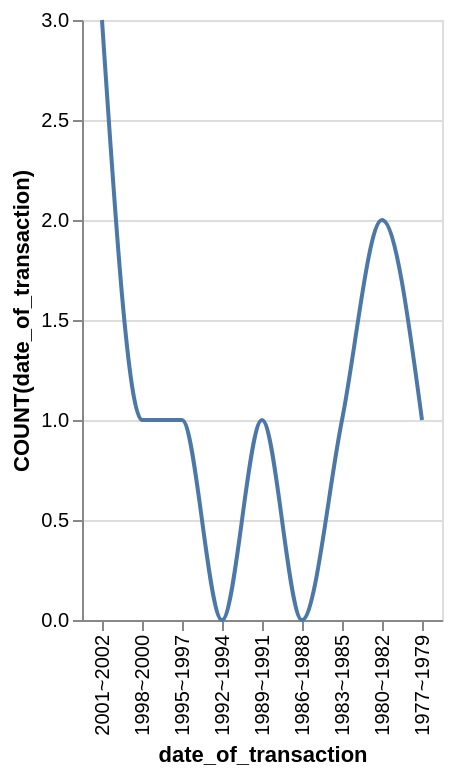

This figure's Vega-Lite source:
### Vega-Lite specification from a JSON file in a GitHub repository (floating-point values rounded to 4 significant figures)
{"data": {"values": [{"x_data": "2001~2002", "y_data": 3}, {"x_data": "1998~2000", "y_data": 1}, {"x_data": "1995~1997", "y_data": 1}, {"x_data": "1992~1994", "y_data": 0}, {"x_data": "1989~1991", "y_data": 1}, {"x_data": "1986~1988", "y_data": 0}, {"x_data": "1983~1985", "y_data": 1}, {"x_data": "1980~1982", "y_data": 2}, {"x_data": "1977~1979", "y_data": 1}]}, "mark": {"type": "line", "interpolate": "monotone"}, "encoding": {"x": {"field": "x_data", "type": "nominal", "title": "date_of_transaction", "sort": "descending"}, "y": {"field": "y_data", "type": "quantitative", "title": "COUNT(date_of_transaction)"}}}
